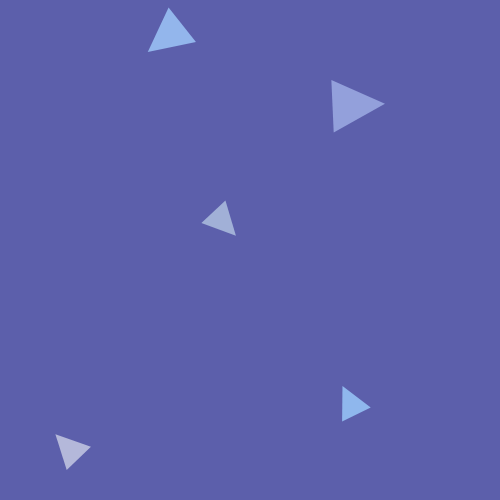
Frame 1 (no input)
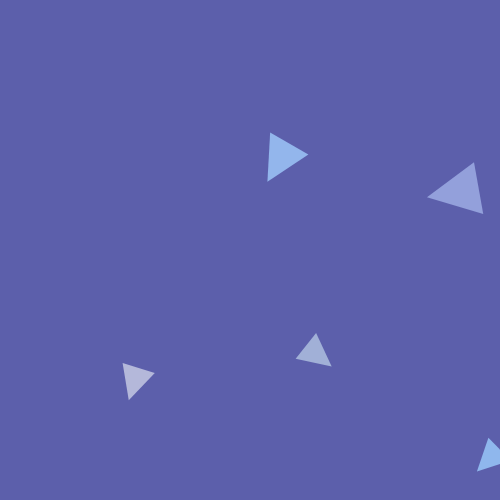
Frame 60 (no input)
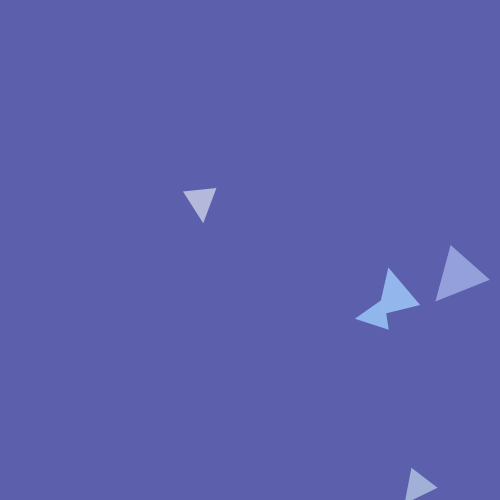
Frame 120 (the mouse pressed at the canvas centre since frame 60)

The p5.js sketch that drew these frames (run headless with seeded random() and noise() and a simulated clock; from frame 60 on, the mouse is pressed at the canvas centre):

// p5.js sketch
// ── sketch.js
let triangles = [];

function setup() {
  createCanvas(500, 500);
  noStroke();
  
  // Crear múltiples objetos de tipo triángulo
  for (let i = 0; i < 5; i++) {
    triangles.push(new TriangleShape(random(width), random(height)));
  }
}

function draw() {
  background(92, 95, 171); // Fondo lila azulado
  
  // Mostrar y actualizar triángulos
  for (let triangle of triangles) {
    triangle.update();
    triangle.display();
  }
}

// Clase para los triángulos que giran en su eje y se mueven
class TriangleShape {
  constructor(x, y) {
    this.x = x;
    this.y = y;
    this.size = random(30, 60); // Tamaño aleatorio
    this.angle = random(360); // Ángulo inicial
    this.rotationSpeed = random(1, 3); // Velocidad de rotación
    this.xSpeed = random(1, 3); // Velocidad de movimiento en X
    this.ySpeed = random(1, 3); // Velocidad de movimiento en Y
    this.color = color(random(140, 180), random(150, 190), random(200, 240)); // Paleta de colores similar al fondo
  }
  
  update() {
    // Movimiento
    this.x += this.xSpeed;
    this.y += this.ySpeed;
    
    // Rebotar en los bordes
    if (this.x > width || this.x < 0) {
      this.xSpeed *= -1;
    }
    if (this.y > height || this.y < 0) {
      this.ySpeed *= -1;
    }
    
    // Rotación
    this.angle += this.rotationSpeed;
  }
  
  display() {
    fill(this.color);
    push();
    translate(this.x, this.y);
    rotate(this.angle);
    triangle(-this.size / 2, this.size / 2, 0, -this.size / 2, this.size / 2, this.size / 2);
    pop();
  }
}
